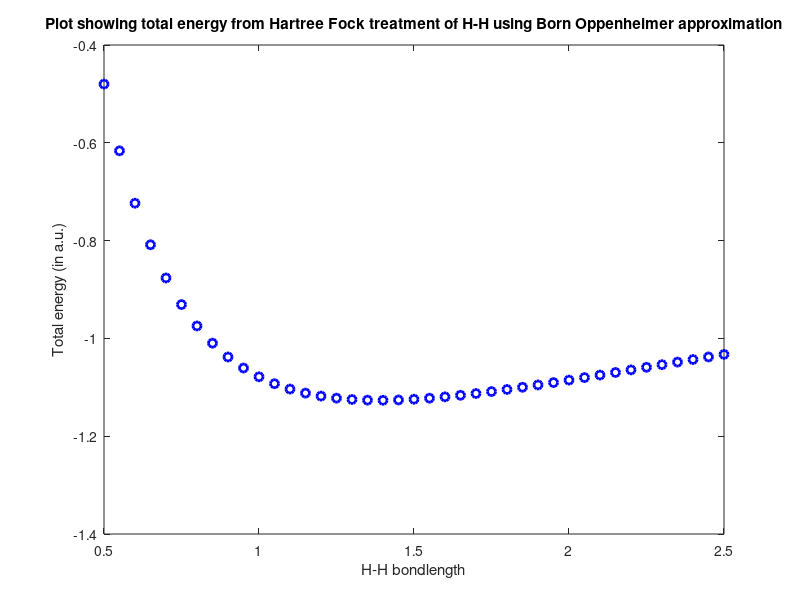
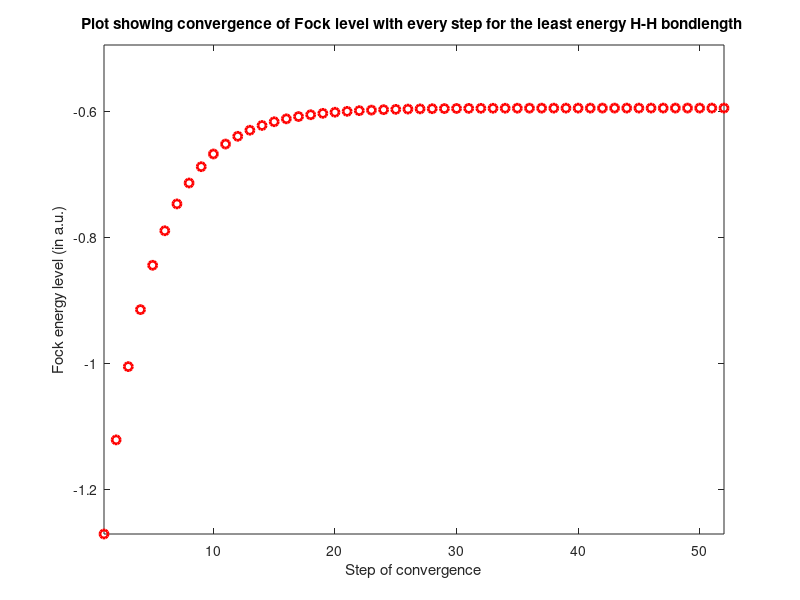
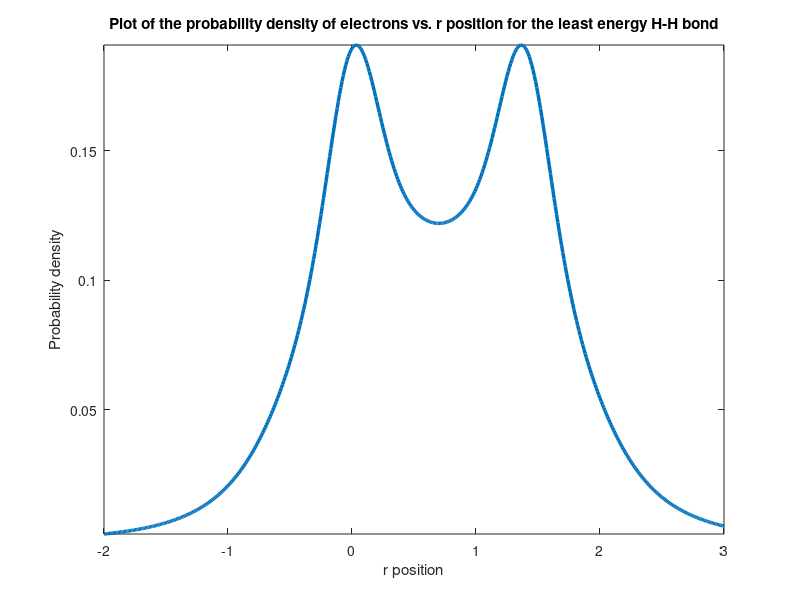

MATLAB code to generate these figures, in order:
% Downloadable MATLAB code, copyright Amritanshu Palaria% H2 ground state from a non-relativistic Hartree Fock treatment using STO-4G basis set and Born Oppenheimer approximation  % Program written by Amritanshu Palaria @ NCN, Apr 12, 2006% For theoretical reference, please see "Computational Physics" by Thijssenclear all;% initializationZ=1,S=1,A=0,F=0,V=0,D=0,g=0,Vecp=0,Vec=0,Val=0,EVal=0;for y=1:41    clear T,S,A,F,V,D,g,Vecp,Vec,Val,EVal;    % y = 11;    disp('Step '); disp(y);    r = 0.45+0.05*y; % distance between nucleii in a.u.(units of a0, ie. Bohr radius)... since the problem is essentially 1-D, this is all that is needed    disp('H-H bondlength'); disp(r);    NNr=1/r;    % alphas for the 4 Gaussian basis functions for each H atom    alpha1 = [13.00773 1.962079 0.444529 0.1219492];     alpha = [alpha1 alpha1];    asize=size(alpha);    % one H nucleus at origin, the other at r    ra=[0 0 0 0 r r r r]; % the location of the atom with the ith basisfunction    % first 4 basis fns come from the atom at origin    % the next 4 come from the one at r    % the S (overlap), T (K.E.) and A (Coulomb) matrices    for i=1:8 % run over all basis functions        for j=1:i % do not run over all basis functions to exploit symmetry            % intermediate variables            as = alpha(i)+alpha(j);            ap = alpha(i)*alpha(j);            rat=ap/as;            % location of the gaussian resulting from product of            % the 2 gaussian basis functions            rp=(alpha(i)*ra(i)+alpha(j)*ra(j))/as;            S(i,j)=(pi/as)^1.5*exp(-rat*(ra(i)-ra(j))^2);            S(j,i)=S(i,j); % using symmetry            T(i,j)=0.5*rat*(6-4*rat*(ra(i)-ra(j))^2)*S(i,j);            T(j,i)=T(i,j); % using symmetry            if (rp==0)                F0=1+sqrt(pi)/2*erf(sqrt(as*(rp-r)^2))/sqrt(as*(rp-r)^2);            elseif (rp==r)                F0=sqrt(pi)/2*erf(sqrt(as*(rp-0)^2))/sqrt(as*(rp-0)^2)+1;            else                F0=sqrt(pi)/2*(erf(sqrt(as*(rp-0)^2))/sqrt(as*(rp-0)^2)+erf(sqrt(as*(rp-r)^2))/sqrt(as*(rp-r)^2));            end            A(i,j)=-2*pi*Z/as*exp(-rat*(ra(i)-ra(j))^2)*F0;            A(j,i)=A(i,j); % using symmetry        end    end    S    T    A    [V,D]=eig(S); % gives eigenvectors in columns of V, this diagnolizes S    for i=1:asize(2)        V(:,i)=V(:,i)/(D(i,i)^0.5);    end    % the two-electron integrals P taking care of all symmetries    % it is noted that the gaussian functions evaluate to REAL values    % and the g operator is real and symmetric w.r.t. 1 and 2    for i=1:8        for j=1:i % do not run over all basis functions to exploit symmetry            as1=alpha(i)+alpha(j);            ap1=alpha(i)*alpha(j);            rp=(alpha(i)*ra(i)+alpha(j)*ra(j))/as1;            for k=1:i-1 % do not run over all basis functions to exploit symmetry                for l=1:k % do not run over all basis functions to exploit symmetry                    as2=alpha(k)+alpha(l);                    ap2=alpha(k)*alpha(l);                    rq=(alpha(k)*ra(k)+alpha(l)*ra(l))/as2;                    if ((rp-rq)==0)                        F0=1;                    else                        F0=sqrt(pi)/2*erf(sqrt(as1*as2*(rp-rq)^2/(as1+as2)))/sqrt(as1*as2*(rp-rq)^2/(as1+as2));                    end                    g(i,j,k,l)=2*pi^2.5/as1/as2/(as1+as2)^0.5*exp(-ap1*(ra(i)-ra(j))^2/as1-ap2*(ra(k)-ra(l))^2/as2)*F0;                    g(k,l,i,j)=g(i,j,k,l); % using symmetry                    g(j,i,k,l)=g(i,j,k,l); % using symmetry                    g(i,j,l,k)=g(i,j,k,l); % using symmetry                    g(j,i,l,k)=g(i,j,k,l); % using symmetry                    g(k,l,j,i)=g(i,j,k,l); % using symmetry                    g(l,k,i,j)=g(i,j,k,l); % using symmetry                    g(l,k,j,i)=g(i,j,k,l); % using symmetry                end                k=i;                for l=1:j                    as2=alpha(k)+alpha(l);                    ap2=alpha(k)*alpha(l);                    rq=(alpha(k)*ra(k)+alpha(l)*ra(l))/as2;                    if ((rp-rq)==0)                        F0=1;                    else                        F0=sqrt(pi)/2*erf(sqrt(as1*as2*(rp-rq)^2/(as1+as2)))/sqrt(as1*as2*(rp-rq)^2/(as1+as2));                    end                    g(i,j,k,l)=2*pi^2.5/as1/as2/(as1+as2)^0.5*exp(-ap1*(ra(i)-ra(j))^2/as1-ap2*(ra(k)-ra(l))^2/as2)*F0;                    g(k,l,i,j)=g(i,j,k,l); % using symmetry                    g(j,i,k,l)=g(i,j,k,l); % using symmetry                    g(i,j,l,k)=g(i,j,k,l); % using symmetry                    g(j,i,l,k)=g(i,j,k,l); % using symmetry                    g(k,l,j,i)=g(i,j,k,l); % using symmetry                    g(l,k,i,j)=g(i,j,k,l); % using symmetry                    g(l,k,j,i)=g(i,j,k,l); % using symmetry                end            end        end    end    % Self-consistent loop    C=ones(1,asize(2)); %initial guess    nor=C*S*C'    disp('Initial Guess');    C=C/nor    Elast=1;    EVal=0;    P=C'*C;    count=0;    rplot=-2:0.01:3; % range in atomic units (bohr) for plotting the probability density    % figure();    % Generating Fock matrix    while((abs(EVal(1)-Elast))>0.000001)        count=count+1;        disp('Step #');        disp(count);        Elast=EVal(1)        for i=1:8            for j=1:8                J=0;                for k=1:8                    for l=1:8                        J=J+P(k,l)*g(i,j,k,l);                    end                end                F(i,j)=T(i,j)+A(i,j)+J;            end        end        % solve the generalized eigenvalue problem FC=ESC        % inverse of V is its conjugate transpose because V is unitary        Fp=V'*F*V; % modified Fock matrix        [Vecp,Val]=eig(Fp);        Vec=V*Vecp;        EigVal=diag(Val,0)        [EVal,index]=sort(EigVal);        disp('Ground State eigenvalue from this step is (in a.u., i.e. Hartree):');        Erec(count)=EVal(1) % lowest eigenvalue        GrCoeff=Vec(:,index(1)); % eigenvector corresponding to ground state        disp('C matrix from this step is:');        C=GrCoeff.' %new C matrix, this is normalized w.r.t. S ie. C*S*C'=1        disp('Input density matrix for next step is:');        P=0.8*P+0.2*C'*C %new input density matrix        GndWvFn=C(1:4)*exp(-(alpha(1:4)).'*(rplot.*rplot))+C(5:8)*exp(-(alpha(5:8)).'*((rplot-r).*(rplot-r))); % ground state wavefunction from STO-4G approximation        %     Uncomment the next 4 lines if you need a plot of probability with step of convergence        %     hold on;        %     plot(rplot,(abs(GndWvFn)).^2,'r--','LineWidth',1.5);        %     xlabel('r position');        %     ylabel('Probability density');        %     title('Plot of the probability density vs. r position with step of convergence');    end    Qs=0;    for i=1:8        for j=1:8            for k=1:8                for l=1:8                    Qs=Qs+g(i,j,k,l)*C(i)*C(j)*C(k)*C(l);                end            end        end    end    disp('The final total energy (including nuclear-nuclear repulsion) after convergence for this H-H bond is ');    Eg(y)=2*C*(T+A)*C'+Qs+NNr; % the energy from h for each e, the e-e interaction and the nucleus-nucleus interaction added    disp(Eg(y));    if Eg(y)==min(Eg)        rmin = r;        Erecmin = Erec;        WvFnmin = GndWvFn;    endendfigure();plot([0.5:0.05:2.5],Eg,'bo','LineWidth',2);title('Plot showing total energy from Hartree Fock treatment of H-H using Born Oppenheimer approximation');xlabel('H-H bondlength');ylabel('Total energy (in a.u.)');disp('The least energy bond length (A) for H-H is '); disp(rmin*0.529177);disp('The energy (Hartree) of this bond is '); disp(min(Eg));figure();plot(Erecmin,'ro','LineWidth',2);axis([1 count min(Erecmin) max(Erecmin)+0.1]);title('Plot showing convergence of Fock level with every step for the least energy H-H bondlength ');xlabel('Step of convergence');ylabel('Fock energy level (in a.u.)');%plot of final probabiliy densityfigure();plot(rplot,(abs(WvFnmin)).^2,'LineWidth',2.5);xlabel('r position');ylabel('Probability density');title('Plot of the probability density of electrons vs. r position for the least energy H-H bond');axis tight;